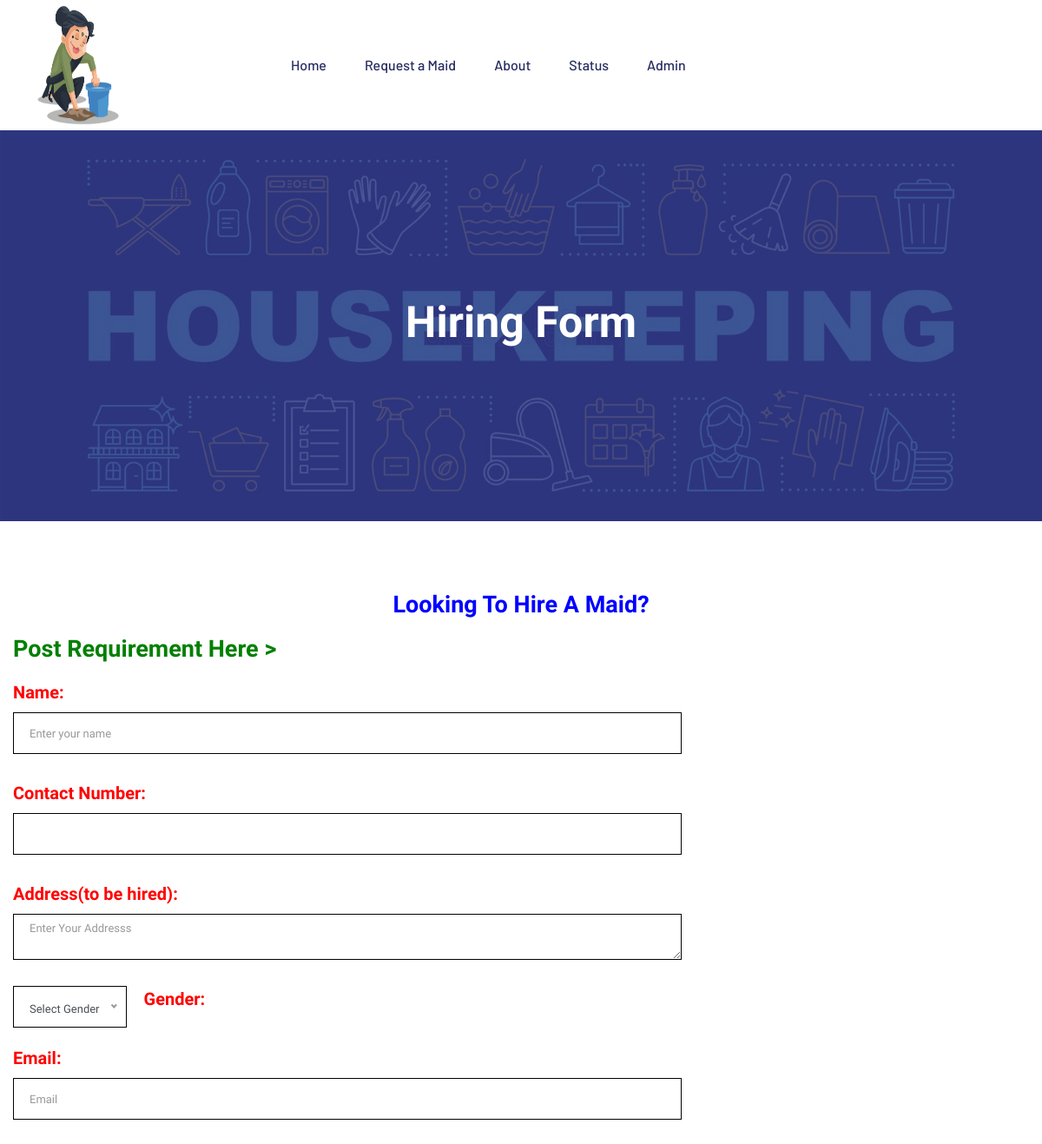
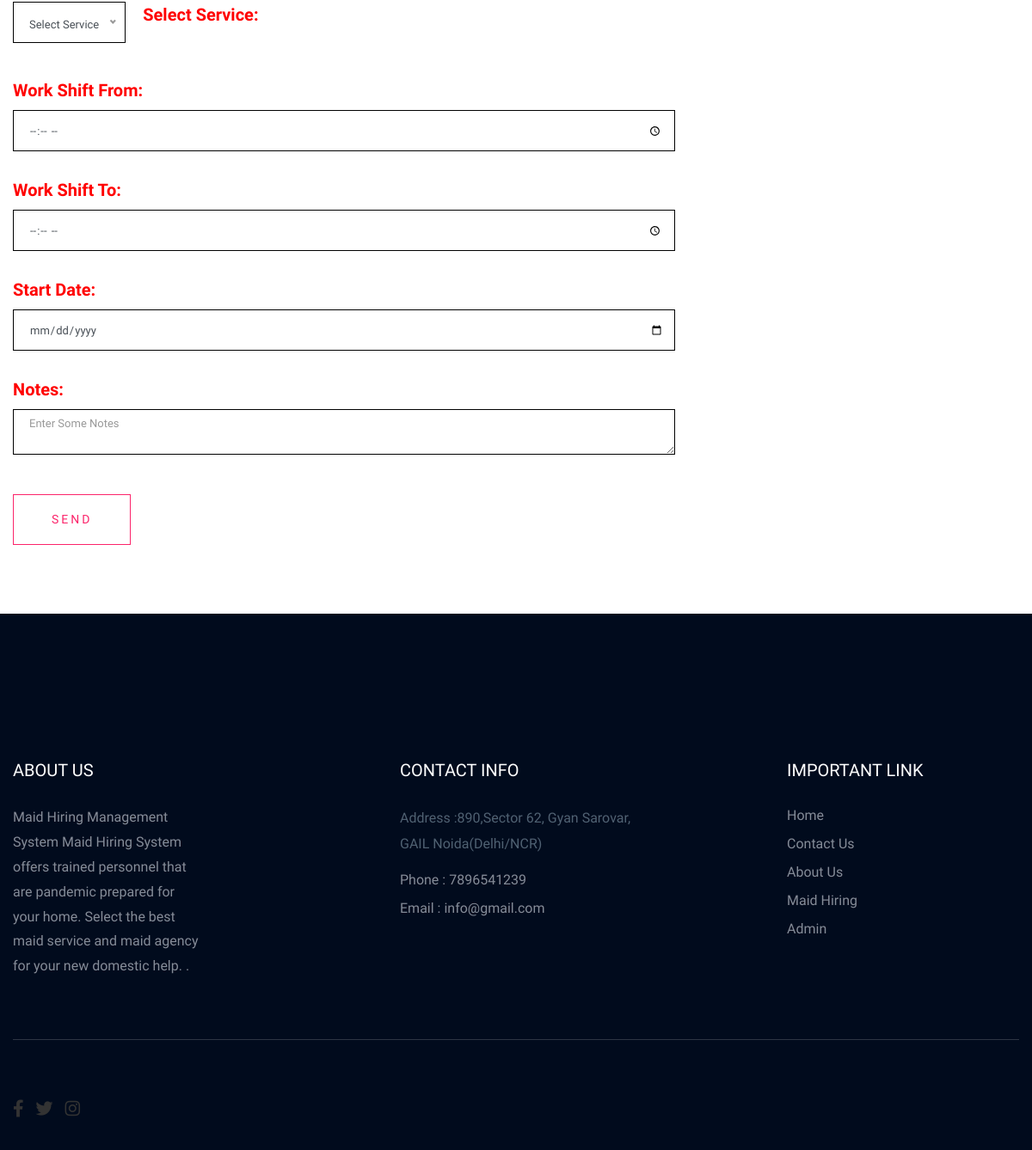
Page /mhmsdb/maid-hiring.php on the committed database (2 pictures, top to bottom).
### tables this page shows
CREATE TABLE `tblpage` (
  `ID` int(10) NOT NULL,
  `PageType` varchar(200) DEFAULT NULL,
  `PageTitle` mediumtext DEFAULT NULL,
  `PageDescription` mediumtext DEFAULT NULL,
  `Email` varchar(200) DEFAULT NULL,
  `MobileNumber` bigint(10) DEFAULT NULL,
  `UpdationDate` date DEFAULT NULL,
  `Timing` varchar(200) NOT NULL
);

### mhmsdb/maid-hiring.php (the view, shortened to what this page needs)
<?php
include('includes/dbconnection.php');
?>
<!doctype html>
<html class="no-js" lang="zxx">
<head>
        <link rel="stylesheet" href="assets/css/bootstrap.min.css">
        <link rel="stylesheet" href="assets/css/owl.carousel.min.css">
        <link rel="stylesheet" href="assets/css/slicknav.css">
        <link rel="stylesheet" href="assets/css/price_rangs.css">
        <link rel="stylesheet" href="assets/css/animate.min.css">
        <link rel="stylesheet" href="assets/css/magnific-popup.css">
        <link rel="stylesheet" href="assets/css/fontawesome-all.min.css">
        <link rel="stylesheet" href="assets/css/themify-icons.css">
        <link rel="stylesheet" href="assets/css/themify-icons.css">
        <link rel="stylesheet" href="assets/css/slick.css">
        <link rel="stylesheet" href="assets/css/nice-select.css">
        <link rel="stylesheet" href="assets/css/style.css">
        <link rel="stylesheet" href="assets/css/responsive.css">
</head>
<body>
    <?php include_once('includes/header.php');?>
    <div class="slider-area ">
        <div class="single-slider section-overly slider-height2 d-flex align-items-center" data-background="assets/img/hero/about.jpg">
            <div class="container">
                <div class="row">
                    <div class="col-xl-12">
                        <div class="hero-cap text-center">
                            <h2>Hiring Form</h2>
                        </div>
                    </div>
                </div>
            </div>
        </div>
    </div>
    <section class="contact-section">
            <div class="container">
                <div class="row">
                    <div class="col-12">
                        <h2 class="contact-title" style="text-align: center;color: blue;">Looking To Hire A Maid?</h2>
                        <p class="contact-title" style="text-left: center;color: green;">Post Requirement Here ></p>
                    </div>
                    <div class="col-lg-8" style="padding-top=20px">
                        <form class="form-contact contact_form" action="" method="post">
                            <div class="row">
                                <div class="col-sm-12">
                                    <div class="form-group">
                                        <label style="color: red;font-weight: bold;font-size: 20px;">Name:</label>
                                        <input class="form-control" name="name" id="name" type="text" placeholder="Enter your name">
                                    </div>
                                </div>
                                <div class="col-sm-12">
                                    <div class="form-group">
                                        <label style="color: red;font-weight: bold;font-size: 20px;">Contact Number:</label>
                                        <input type="text" name="contno" value="" class="form-control" required='true' maxlength="10" pattern="[0-9]+">
                                    </div>
                                </div>
                                <div class="col-sm-12">
                                    <div class="form-group">
                                        <label style="color: red;font-weight: bold;font-size: 20px;">Address(to be hired):</label>
                                        <textarea class="form-control" name="address" id="address" placeholder="Enter Your Addresss"></textarea>
                                    </div>
                                </div>
                                <div class="col-sm-12">
                                    <div class="form-group">
                                        <label style="color: red;font-weight: bold;font-size: 20px; padding-left: 20px;">Gender:</label>
                                    </div>
                                </div>
                                <div class="col-sm-12">
                                    <div class="form-group">
                                        <label style="color: red;font-weight: bold;font-size: 20px;">Email:</label>
                                        <input class="form-control" name="email" id="email" type="email" placeholder="Email">
                                    </div>
                                </div>
                                <div class="col-sm-12">
                                    <div class="form-group">
                                        <label style="color: red;font-weight: bold;font-size: 20px;padding-left: 20px;">Select Service:</label>
                                    </div>
                                </div>
                                <div class="col-sm-12" style="padding-top: 20px;">
                                    <div class="form-group">
                                        <label style="color: red;font-weight: bold;font-size: 20px;">Work Shift From:</label>
                                        <input class="form-control" name="wsf" id="wsf" type="time">
                                    </div>
                                </div>
                                <div class="col-sm-12">
                                    <div class="form-group">
                                        <label style="color: red;font-weight: bold;font-size: 20px;">Work Shift To:</label>
                                        <input class="form-control" name="wst" id="wst" type="time">
                                    </div>
                                </div>
                                <div class="col-sm-12">
                                    <div class="form-group">
                                        <label style="color: red;font-weight: bold;font-size: 20px;">Start Date:</label>
                                        <input class="form-control" name="startdate" id="startdate" type="date">
                                    </div>
                                </div>
                                <div class="col-12">
                                    <div class="form-group">
                                        <label style="color: red;font-weight: bold;font-size: 20px;">Notes:</label>
                                        <textarea class="form-control" name="notes" id="notes" type="text" placeholder="Enter Some Notes"></textarea>
                                    </div>
                                </div>
                            </div>
                            <div class="form-group mt-3">
                                <button type="submit" class="button button-contactForm boxed-btn" name="submit">Send</button>
                            </div>
                        </form>
                    </div>
                </div>
            </div>
        </section>
  <?php include_once('includes/footer.php');?>
    </body>
    </html>

### mhmsdb/includes/footer.php (shortened to what this page needs)
<footer>
    <div class="footer-area footer-bg footer-padding">
        <div class="container">
            <div class="row d-flex justify-content-between">
                <div class="col-xl-3 col-lg-3 col-md-4 col-sm-6">
                    <div class="single-footer-caption mb-50">
                        <div class="single-footer-caption mb-30">
                            <div class="footer-tittle">
                                <?php
                                $sql = "SELECT * from tblpage where PageType='aboutus'";
                                $query = $dbh->prepare($sql);
                                $query->execute();
                                $results = $query->fetchAll(PDO::FETCH_OBJ);
                                $cnt = 1;
                                if ($query->rowCount() > 0) {
                                    foreach ($results as $row) {
                                ?>
                                        <h4><?php echo htmlentities($row->PageTitle); ?></h4>
                                        <div class="footer-pera">
                                            <p><?php echo $row->PageDescription; ?>.</p><?php $cnt = $cnt + 1;
                                                                                            }
                                                                                        } ?>
                                        </div>
                                    </div>
                                </div>
                            </div>
                        </div>
                        <div class="col-xl-3 col-lg-3 col-md-4 col-sm-5">
                            <div class="single-footer-caption mb-50">
                                <div class="footer-tittle">
                                    <h4>Contact Info</h4>
                                    <ul>
                                        <?php
                                        $sql = "SELECT * from tblpage where PageType='contactus'";
                                        $query = $dbh->prepare($sql);
                                        $query->execute();
                                        $results = $query->fetchAll(PDO::FETCH_OBJ);
                                        $cnt = 1;
                                        if ($query->rowCount() > 0) {
                                            foreach ($results as $row) {
                                        ?>
                                                <li>
                                                    <p>Address :<?php echo htmlentities($row->PageDescription); ?></p>
                                                </li>
                                                <li><a href="#">Phone : <?php echo htmlentities($row->MobileNumber); ?></a></li>
                                                <li><a href="#">Email : <?php echo htmlentities($row->Email); ?></a></li><?php $cnt = $cnt + 1;
                                                                                                                            }
                                                                                                                        } ?>
                                    </ul>
                                </div>
                            </div>
                        </div>
                        <div class="col-xl-3 col-lg-3 col-md-4 col-sm-5">
                            <div class="single-footer-caption mb-50">
                                <div class="footer-tittle">
                                    <h4>Important Link</h4>
                                    <ul>
                                        <li><a href="index.php"> Home</a></li>
                                        <li><a href="contact.php">Contact Us</a></li>
                                        <li><a href="about.php">About Us</a></li>
                                        <li><a href="maid-hiring.php">Maid Hiring</a></li>
                                        <li><a href="admin/login.php">Admin</a></li>
                                    </ul>
                                </div>
                            </div>
                        </div>
                    </div>
                </div>
            </div>
            <div class="footer-bottom-area footer-bg">
                <div class="container">
                    <div class="footer-border">
                        <div class="row d-flex justify-content-between align-items-center">
                            <div class="col-xl-10 col-lg-10 ">
                                <div class="footer-copy-right">
                                    <div class="social-icons">
                                        <a href="#" class="social-icon" style="margin-right: 10px;"><i class="fab fa-facebook-f" style="font-size: 20px; color: #333;"></i></a>
                                        <a href="#" class="social-icon" style="margin-right: 10px;"><i class="fab fa-twitter" style="font-size: 20px; color: #333;"></i></a>
                                        <a href="#" class="social-icon"><i class="fab fa-instagram" style="font-size: 20px; color: #333;"></i></a>
                                    </div>
                                    <head>
    <link rel="stylesheet" href="https://cdnjs.cloudflare.com/ajax/libs/font-awesome/5.15.4/css/all.min.css">
</head>
                                </div>
                            </div>
                        </div>
                    </div>
                </div>
            </div>
</footer>

### mhmsdb/includes/footer.php (style rules this page uses)
.social-icons { list-style: none; padding: 0; margin: 0; }
.social-icon { font-size: 50px; color: pink; text-decoration: none; transition: color 0.3s; }

### rows in the picture
tblpage: PageTitle "ABOUT US", PageDescription "Maid Hiring Management System Maid Hiring System offers trained personnel that are pandemic prepared for your home. Select the best maid service and maid agency for your new domestic help."
tblpage: PageDescription "890,Sector 62, Gyan Sarovar, GAIL Noida(Delhi/NCR)", MobileNumber "7896541239", Email "info@gmail.com"
